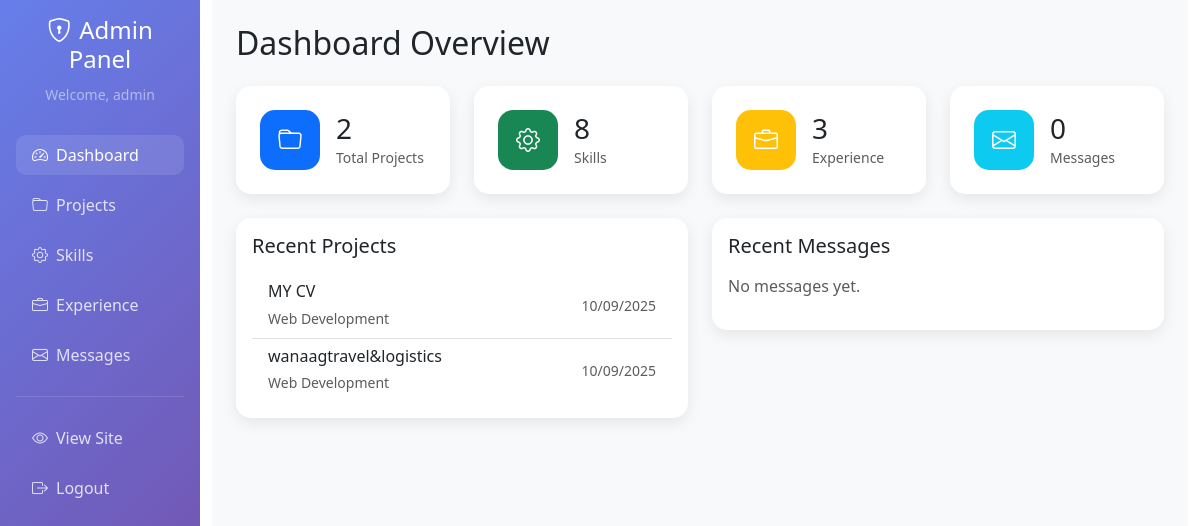
The app's page /admin/dashboard (signed in) with its own data.
### app.py (models this page shows, shortened)
class Project(db.Model):
    id = db.Column(db.Integer, primary_key=True)
    title = db.Column(db.String(200), nullable=False)
    description = db.Column(db.Text, nullable=False)
    long_description = db.Column(db.Text)
    category = db.Column(db.String(100), nullable=False)
    image_url = db.Column(db.String(200))  # Main/thumbnail image
    gallery_images = db.Column(db.Text)  # JSON array of gallery images
    project_url = db.Column(db.String(200))
    github_url = db.Column(db.String(200))
    _technologies = db.Column('technologies', db.Text)  # JSON string
    featured = db.Column(db.Boolean, default=False)
    created_at = db.Column(db.DateTime, default=datetime.utcnow)
    updated_at = db.Column(db.DateTime, default=datetime.utcnow, onupdate=datetime.utcnow)
    @property
    def technologies(self):
        """Get technologies as a list"""
        if self._technologies:
            try:
                return json.loads(self._technologies)
            except:
                return []
        return []
    @technologies.setter
    def technologies(self, value):
        """Set technologies from a list"""
        if isinstance(value, list):
            self._technologies = json.dumps(value)
        else:
            self._technologies = value
    @property
    def gallery_images_list(self):
        """Get gallery images as a list"""
        if self.gallery_images:
            try:
                return json.loads(self.gallery_images)
            except:
                return []
        return []

### app.py (the view)
@app.route('/admin/dashboard')
def admin_dashboard():
    if 'admin_logged_in' not in session:
        return redirect(url_for('admin_login'))
    projects_count = Project.query.count()
    skills_count = Skill.query.count()
    experiences_count = Experience.query.count()
    contacts_count = Message.query.count()
    unread_contacts = Message.query.filter_by(read=False).count()
    recent_projects = Project.query.order_by(Project.created_at.desc()).limit(5).all()
    recent_contacts = Message.query.order_by(Message.created_at.desc()).limit(5).all()
    return render_template('admin/dashboard.html',
                         projects_count=projects_count,
                         skills_count=skills_count,
                         experiences_count=experiences_count,
                         contacts_count=contacts_count,
                         unread_contacts=unread_contacts,
                         recent_projects=recent_projects,
                         recent_contacts=recent_contacts)

### templates/admin/dashboard.html (shortened to what this page needs)
<!DOCTYPE html>
<html lang="en">
<head>
    <link href="https://cdn.jsdelivr.net/npm/bootstrap@5.3.0/dist/css/bootstrap.min.css" rel="stylesheet">
    <link href="https://cdn.jsdelivr.net/npm/bootstrap-icons@1.10.0/font/bootstrap-icons.css" rel="stylesheet">
</head>
<body>
    <div class="container-fluid">
        <div class="row">
            <div class="col-md-3 col-lg-2 px-0">
                <div class="sidebar p-3">
                    <div class="text-center mb-4">
                        <h4 class="text-white"><i class="bi bi-shield-lock me-2"></i>Admin Panel</h4>
                        <small class="text-white-50">Welcome, {{ session.admin_user }}</small>
                    </div>
                    <nav class="nav flex-column">
                        <a class="nav-link active" href="#dashboard" data-bs-toggle="tab">
                            <i class="bi bi-speedometer2 me-2"></i>Dashboard
                        </a>
                        <a class="nav-link" href="#projects" data-bs-toggle="tab">
                            <i class="bi bi-folder me-2"></i>Projects
                        </a>
                        <a class="nav-link" href="#skills" data-bs-toggle="tab">
                            <i class="bi bi-gear me-2"></i>Skills
                        </a>
                        <a class="nav-link" href="#experience" data-bs-toggle="tab">
                            <i class="bi bi-briefcase me-2"></i>Experience
                        </a>
                        <a class="nav-link" href="#contacts" data-bs-toggle="tab">
                            <i class="bi bi-envelope me-2"></i>Messages
                        </a>
                        <hr class="text-white-50">
                        <a class="nav-link" href="{{ url_for('index') }}" target="_blank">
                            <i class="bi bi-eye me-2"></i>View Site
                        </a>
                        <a class="nav-link" href="{{ url_for('admin_logout') }}">
                            <i class="bi bi-box-arrow-right me-2"></i>Logout
                        </a>
                    </nav>
                </div>
            </div>
            <div class="col-md-9 col-lg-10">
                <div class="main-content p-4">
                    <div class="tab-content">
                        <div class="tab-pane fade show active" id="dashboard">
                            <h2 class="mb-4">Dashboard Overview</h2>
                            <div class="row g-4 mb-4">
                                <div class="col-md-3">
                                    <div class="stat-card">
                                        <div class="d-flex align-items-center">
                                            <div class="stat-icon bg-primary me-3">
                                                <i class="bi bi-folder"></i>
                                            </div>
                                            <div>
                                                <h3 class="mb-0">{{ projects_count }}</h3>
                                                <small class="text-muted">Total Projects</small>
                                            </div>
                                        </div>
                                    </div>
                                </div>
                                <div class="col-md-3">
                                    <div class="stat-card">
                                        <div class="d-flex align-items-center">
                                            <div class="stat-icon bg-success me-3">
                                                <i class="bi bi-gear"></i>
                                            </div>
                                            <div>
                                                <h3 class="mb-0">{{ skills_count }}</h3>
                                                <small class="text-muted">Skills</small>
                                            </div>
                                        </div>
                                    </div>
                                </div>
                                <div class="col-md-3">
                                    <div class="stat-card">
                                        <div class="d-flex align-items-center">
                                            <div class="stat-icon bg-warning me-3">
                                                <i class="bi bi-briefcase"></i>
                                            </div>
                                            <div>
                                                <h3 class="mb-0">{{ experiences_count }}</h3>
                                                <small class="text-muted">Experience</small>
                                            </div>
                                        </div>
                                    </div>
                                </div>
                                <div class="col-md-3">
                                    <div class="stat-card">
                                        <div class="d-flex align-items-center">
                                            <div class="stat-icon bg-info me-3">
                                                <i class="bi bi-envelope"></i>
                                            </div>
                                            <div>
                                                <h3 class="mb-0">{{ contacts_count }}</h3>
                                                <small class="text-muted">Messages</small>
                                            </div>
                                        </div>
                                    </div>
                                </div>
                            </div>
                            <div class="row">
                                <div class="col-md-6">
                                    <div class="table-card p-3">
                                        <h5 class="mb-3">Recent Projects</h5>
                                        {% if recent_projects %}
                                        <div class="list-group list-group-flush">
                                            {% for project in recent_projects %}
                                            <div class="list-group-item d-flex justify-content-between align-items-center">
                                                <div>
                                                    <h6 class="mb-1">{{ project.title }}</h6>
                                                    <small class="text-muted">{{ project.category }}</small>
                                                </div>
                                                <small class="text-muted">{{ project.created_at.strftime('%m/%d/%Y') }}</small>
                                            </div>
                                            {% endfor %}
                                        </div>
                                        {% else %}
                                        <p class="text-muted">No projects yet.</p>
                                        {% endif %}
                                    </div>
                                </div>
                                <div class="col-md-6">
                                    <div class="table-card p-3">
                                        <h5 class="mb-3">Recent Messages</h5>
                                        {% if recent_contacts %}
                                        <div class="list-group list-group-flush">
                                            {% for contact in recent_contacts %}
                                            <div class="list-group-item d-flex justify-content-between align-items-center">
                                                <div>
                                                    <h6 class="mb-1">{{ contact.name }}</h6>
                                                    <small class="text-muted">{{ contact.subject or 'No subject' }}</small>
                                                </div>
                                                <small class="text-muted">{{ contact.created_at.strftime('%m/%d/%Y') }}</small>
                                            </div>
                                            {% endfor %}
                                        </div>
                                        {% else %}
                                        <p class="text-muted">No messages yet.</p>
                                        {% endif %}
                                    </div>
                                </div>
                            </div>
                        </div>
                    </div>
                </div>
            </div>
        </div>
    </div>
</body>
</html>

### templates/admin/dashboard.html (style rules this page uses)
.sidebar { min-height: 100vh; background: linear-gradient(135deg, #667eea 0%, #764ba2 100%); }
.sidebar .nav-link { color: rgba(255, 255, 255, 0.8); border-radius: 10px; margin: 5px 0; }
.sidebar .nav-link:hover, .sidebar .nav-link.active { color: white; background: rgba(255, 255, 255, 0.1); }
.main-content { background: #f8f9fa; min-height: 100vh; }
.stat-card { background: white; border-radius: 15px; padding: 1.5rem; box-shadow: 0 5px 15px rgba(0, 0, 0, 0.08); border: none; }
.stat-icon { width: 60px; height: 60px; border-radius: 15px; display: flex; align-items: center; justify-content: center; font-size: 24px; color: white; }
.table-card { background: white; border-radius: 15px; box-shadow: 0 5px 15px rgba(0, 0, 0, 0.08); }

### records on screen
Project: title "MY CV", category "Web Development", created_at "10/09/2025"
Project: title "wanaagtravel&logistics", category "Web Development", created_at "10/09/2025"

### other values on screen
{{ session.admin_user }} "admin"
{{ projects_count }} "2"
{{ skills_count }} "8"
{{ experiences_count }} "3"
{{ contacts_count }} "0"
